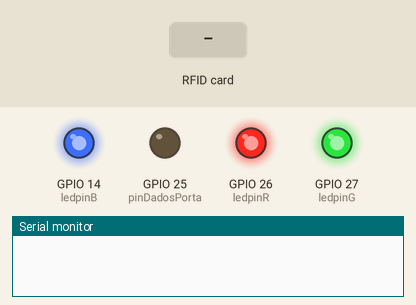
Bench run of a sketch on a simulated ESP32. Shown: output pins drawn as LEDs (lit = HIGH), the last lines printed to the serial monitor. The inputs (shaded band) are chosen by the test bench.

Above: at 1.2 s.
1.3 s: RFID card 5E 7A 19 C4 held to the reader
At 1.6 s:
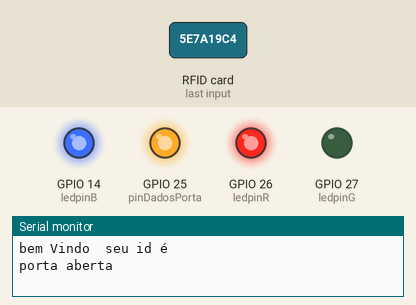
At 5.2 s:
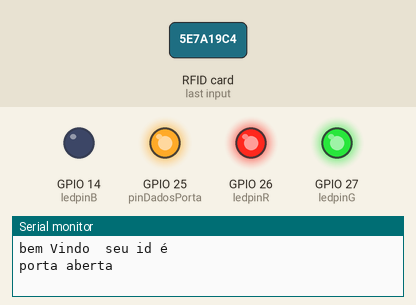
Timing chart, 0 to 12.9 s (numbered marks = the images above; inputs shaded):
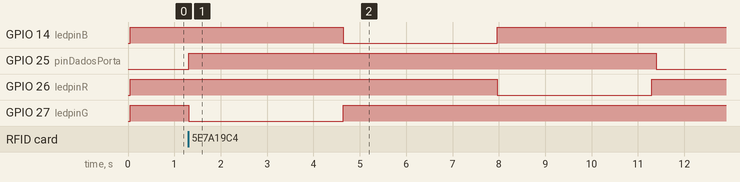

Measured:
- after the input at 1.3 s, GPIO 14 (ledpinB): HIGH → LOW after 3.3 s, → HIGH 3.3 s later; GPIO 25 (pinDadosPorta): LOW → HIGH at once, → LOW 10.1 s later; GPIO 26 (ledpinR): HIGH → LOW after 6.7 s, → HIGH 3.3 s later; GPIO 27 (ledpinG): HIGH → LOW at once, → HIGH 3.3 s later

The sketch:

portaV1.ino
```cpp
#include <EEPROM.h>     // We are going to read and write PICC's UIDs from/to EEPROM
#include <SPI.h>        // RC522 Module uses SPI protocol
#include <MFRC522.h>  // Library for Mifare RC522 Devices


#define COMMON_ANODE

#ifdef COMMON_ANODE
#define LED_ON LOW
#define LED_OFF HIGH
#else
#define LED_ON HIGH
#define LED_OFF LOW
#endif


struct Pessoa{
  String nome;
  byte ID[4];
};

//uint8_t NmaxPessoa = 6; //numero maximo de pessoas
//Pessoa pessoas[NmaxPessoa];

//uint8_t numPessoas = 0;
constexpr uint8_t ledpinG = 27;   //pino do led verde
constexpr uint8_t ledpinR = 26;   //pino do led vermelho
constexpr uint8_t ledpinB = 14;   //pino do led vermelho
constexpr uint8_t pinMovmodulo = 36; // pino do modulo de movimento
constexpr uint8_t pinDadosPorta = 25; // pino do dados da porta/reler

byte readCard[4];   // Stores scanned ID read from RFID Module

constexpr uint8_t RST_PIN = 2;     // Configurable, see typical pin layout above
constexpr uint8_t SS_PIN = 5;     // Configurable, see typical pin layout above

MFRC522 mfrc522(SS_PIN, RST_PIN);

///////////////////////////////////////// Setup ///////////////////////////////////
void setup() {
  //Protocol Configuration
  Serial.begin(9600);  // Initialize serial communications with PC
  SPI.begin();           // MFRC522 Hardware uses SPI protocol
  mfrc522.PCD_Init();    // Initialize MFRC522 Hardware

  pinMode(ledpinR, OUTPUT);
  pinMode(ledpinG, OUTPUT);
  pinMode(ledpinB, OUTPUT);
  pinMode(pinDadosPorta, OUTPUT);
  pinMode(pinMovmodulo, INPUT);
  digitalWrite(ledpinR, HIGH);
  digitalWrite(ledpinB, HIGH);
  digitalWrite(ledpinG, HIGH);
}

///////////////////////////////////////// Main Loop ///////////////////////////////////
void loop () {
  getID();

}

///////////////////////////////////////// Get PICC's UID ///////////////////////////////////
uint8_t getID() {
  // Getting ready for Reading PICCs
  if ( !mfrc522.PICC_IsNewCardPresent()) { //If a new PICC placed to RFID reader continue
    return 0;
  }
  if ( !mfrc522.PICC_ReadCardSerial()) {   //Since a PICC placed get Serial and continue
    return 0;
  }
  //Serial.println(F("UID do chip lido:"));
  for ( uint8_t i = 0; i < 4; i++) {  //
    readCard[i] = mfrc522.uid.uidByte[i];
    //Serial.println(readCard[i], HEX);
    //nova.ID[i] = readCard[i];
  }
  Serial.print("bem Vindo ");
  //Serial.print(nova.nome);
  Serial.print(" seu id é ");
  for(uint8_t i=0;i<4;i++){
    //Serial.print(nova.ID[i], HEX);
  }
  Serial.println("");
  abrePorta();
  return 1;
}
void abrePorta(){
  Serial.println("porta aberta");
  digitalWrite(pinDadosPorta,HIGH);
  digitalWrite(ledpinG, LOW);
  delay(3330);
  digitalWrite(ledpinG, HIGH);

  digitalWrite(ledpinB, LOW);
  delay(3330);
  digitalWrite(ledpinB, HIGH);

  digitalWrite(ledpinR, LOW);
  delay(3330);
  digitalWrite(ledpinR, HIGH);

  delay(100);
  Serial.println("porta fechada");
  digitalWrite(pinDadosPorta, LOW);
}
/*
void cadastrarPessoa(String nome, byte* ID) {
  if (numPessoas < NmaxPessoa) {
    //pessoas[numPessoas].nome = nome;
    for (uint8_t i = 0; i < 4; i++) {
      pessoas[numPessoas].ID[i] = ID[i];
    }
    numPessoas++;
  }
}
*/
```
